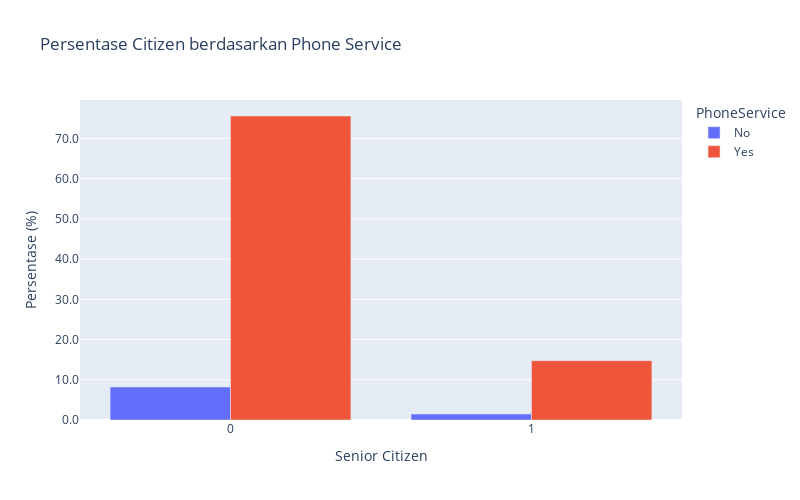

Here is the notebook cell this chart was saved with:
### Code cell
# Plot barplot dengan Plotly
fig = px.bar(
    df_grp,
    x='SeniorCitizen',
    y='Percentage_total',
    color='PhoneService',
    barmode='group',
    title='Persentase Citizen berdasarkan Phone Service',
    width=800,
    height=500
)

fig.update_layout(
    xaxis_title='Senior Citizen',
    yaxis_title='Persentase (%)',
    yaxis_tickformat='.1f'
)

fig.show()

### Figure 1 — Plotly figure (JSON) as saved in the notebook; plotly's stock layout.template omitted (floating-point values rounded to 4 significant figures)
{"data": [{"alignmentgroup": "True", "hovertemplate": "PhoneService=No<br>SeniorCitizen=%{x}<br>Percentage_total=%{y}<extra></extra>", "legendgroup": "No", "marker": {"color": "#636efa", "pattern": {"shape": ""}}, "name": "No", "offsetgroup": "No", "orientation": "v", "showlegend": true, "textposition": "auto", "type": "bar", "x": [0, 1], "xaxis": "x", "y": [8.21, 1.48], "yaxis": "y"}, {"alignmentgroup": "True", "hovertemplate": "PhoneService=Yes<br>SeniorCitizen=%{x}<br>Percentage_total=%{y}<extra></extra>", "legendgroup": "Yes", "marker": {"color": "#EF553B", "pattern": {"shape": ""}}, "name": "Yes", "offsetgroup": "Yes", "orientation": "v", "showlegend": true, "textposition": "auto", "type": "bar", "x": [0, 1], "xaxis": "x", "y": [75.58, 14.74], "yaxis": "y"}], "layout": {"barmode": "group", "height": 500, "legend": {"title": {"text": "PhoneService"}, "tracegroupgap": 0}, "title": {"text": "Persentase Citizen berdasarkan Phone Service"}, "width": 800, "xaxis": {"anchor": "y", "domain": [0, 1], "title": {"text": "Senior Citizen"}}, "yaxis": {"anchor": "x", "domain": [0, 1], "tickformat": ".1f", "title": {"text": "Persentase (%)"}}}}
